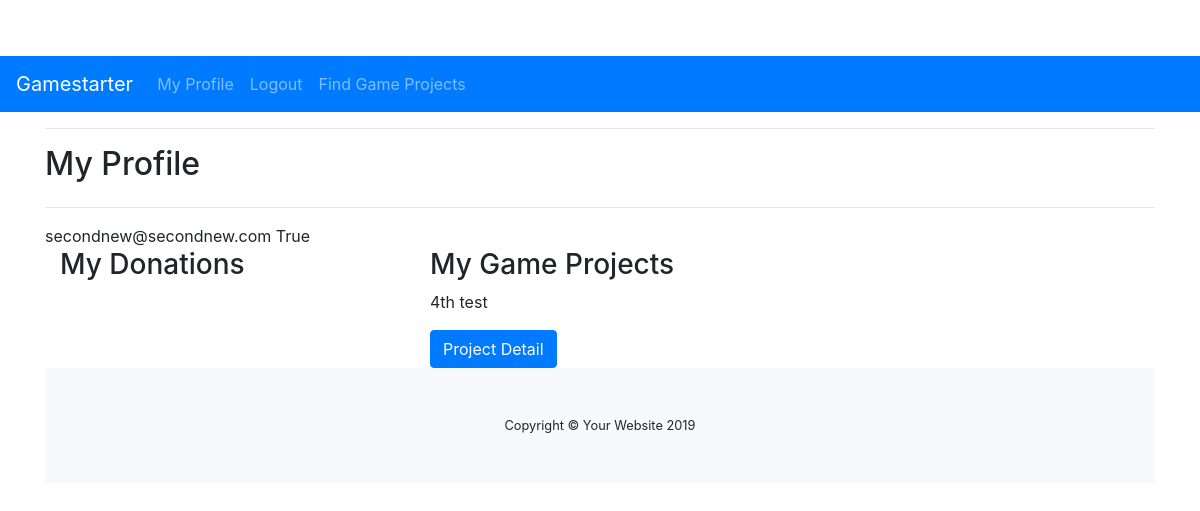
Before: /profile/ (signed in) with the older database file.
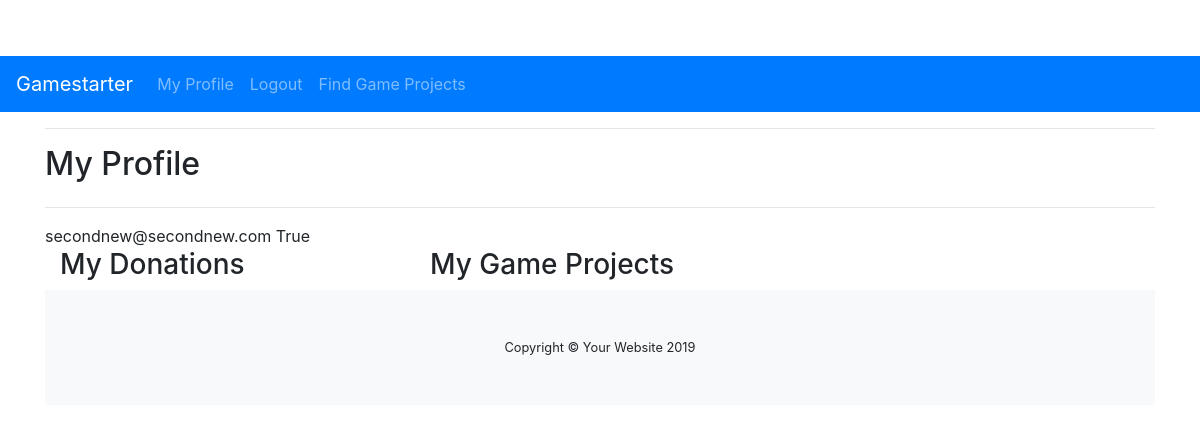
After: the same page with the newer database file.
### profiles/models.py (models this page shows, shortened)
class Profile(models.Model):
    user = models.OneToOneField(User, on_delete=models.CASCADE)
    is_creator = models.BooleanField(default=False, null=True, blank=True)

### gameproject/models.py (models this page shows, shortened)
class GameProject(models.Model):
    title = models.CharField(max_length=50)
    description = models.TextField()
    owner = models.ForeignKey(Profile, null=True, blank=True, on_delete=models.SET_NULL)
    created_at = models.DateTimeField(blank=False, null=False, default=timezone.now)

### profiles/views.py (the view)
# urls.py: path('profile/', include('profiles.urls')),
@login_required
def profile(request):
    profile = get_object_or_404(Profile, user=request.user)
    orders = Order.objects.filter(user=profile)  # Display what user is subscribed to
    game_projects = GameProject.objects.filter(owner=profile)  # Displaying, if a creator, what projects they've created + any relevant data
    template = 'profiles/profile.html'
    context = {
        'profile': profile,
        'orders': orders,
        'game_projects': game_projects,
    }
    return render(request, template, context)

### profiles/templates/profiles/profile.html (shortened to what this page needs)
{% extends "base.html" %}
{% load static %}
{% block content %}
    <div class="container">
        <div class="row">
            <div class="col">
                <hr>
                <h2 class="logo-font mb-4">My Profile</h2>
                <hr>
            </div>
        </div>
        {{ profile.user.email }}
        {{ profile.is_creator }}
        <div class="container">
            <div class="row">
                <div class="col-md-4">
                <h3>My Donations</h3>
                </div>
            {% if profile.is_creator %}
                <div class="col-md-4">
                <h3>My Game Projects</h3>
                {% for project in game_projects %}
                    <p>{{ project.title }}</p>
                    <a class="btn btn-primary" href="{% url 'project_detail' project.id %}">Project Detail</a>
                {% endfor %}
                </div>
            {% endif %}
            </div>
        </div>
{% endblock %}

### templates/base.html (shortened to what this page needs)
{% load static %}
<!doctype html>
<html lang="en">
  <head>
    {% block corecss %}
    <link rel="stylesheet" href="https://stackpath.bootstrapcdn.com/bootstrap/4.4.1/css/bootstrap.min.css">
    <link rel="stylesheet" href="{% static 'css/base.css' %}" type="text/css">
    {% endblock %}
  </head>
  <body>
    <nav class="navbar navbar-expand-lg navbar-dark bg-primary">
  <a class="navbar-brand" href="#">Gamestarter</a>
  <div class="collapse navbar-collapse" id="navbarSupportedContent">
    <ul class="navbar-nav mr-auto">
    {% if request.user.is_authenticated %}
      <li class="nav-item">
        <a class="nav-link" href="{% url 'profile' %}">My Profile</a>
      </li>
      <li class="nav-item">
        <a class="nav-link" href="{% url 'account_logout' %}">Logout</a>
      </li>
      <li class="nav-item">
        <a class="nav-link" href="#">Find Game Projects</a>
      </li>
      {% endif %}
    </ul>
  </div>
</nav>
    {% block content %}
    {% endblock %}
        <footer class="py-5 bg-light">
            <div class="container">
                <p class="m-0 text-center text-black small">Copyright &copy; Your Website 2019</p>
            </div>
        </footer>
    </body>
</html>

### static/css/base.css (style rules this page uses)
body { padding-top: 56px; }

Changed rows visible on the page:
removed GameProject: title "4th test"
